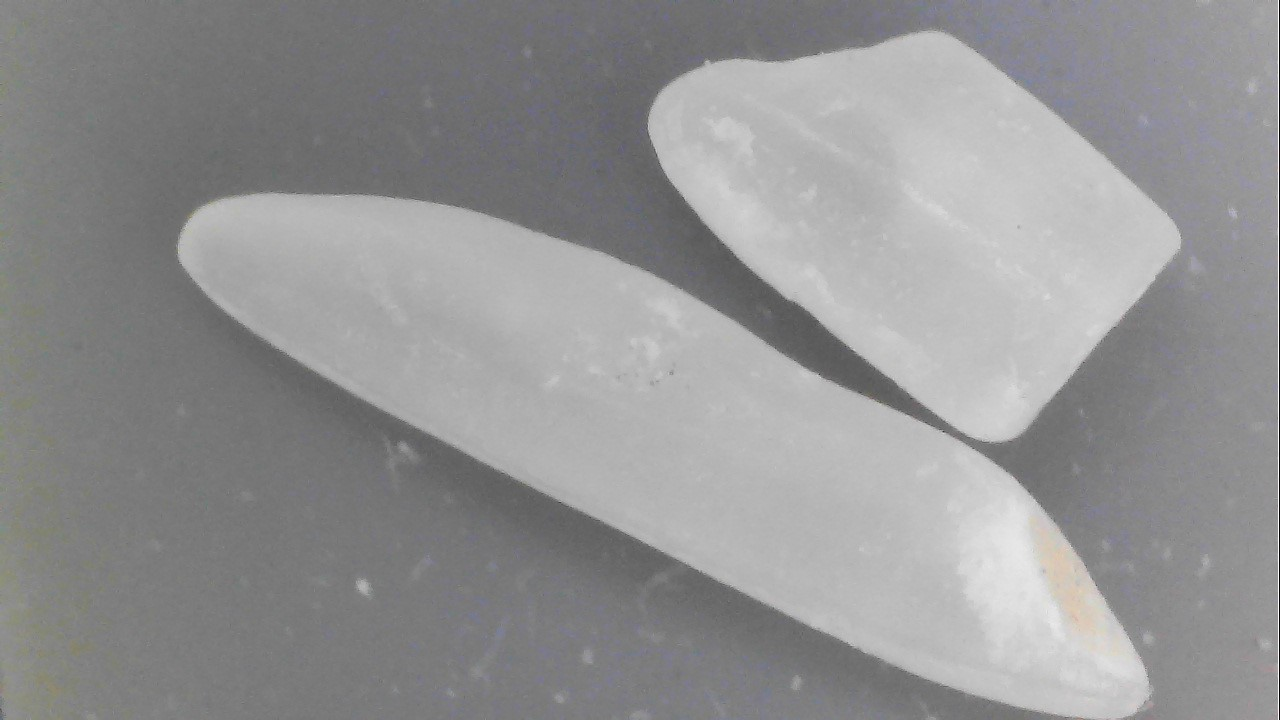
#> input picture rice/rice.jpg, 1280 x 720 px
$ python rice_detect.py   (older library calls are emulated)
#> lines starting #> are read from the running program, lines starting #| are printed output that depends on the picture; after the words box and inside, x2 and y2 are one past the last pixel; in counts of white or black regions, pixels touching at a corner belong together
#> in detect_rice, im is the input picture: shape (720, 1280, 3); mean B, G, R 147.3, 146.8, 146.8
import time

import cv2
import numpy as np
import matplotlib.pyplot as plt

'''
使用findContours方法查找对象轮廓
'''
def detect_objects(im):
    gray = cv2.cvtColor(im,cv2.COLOR_BGR2GRAY)
    gray = cv2.GaussianBlur(gray,(5,5),0) #通过高斯滤镜过滤高频噪音
    thresh = cv2.adaptiveThreshold(gray, 255, cv2.ADAPTIVE_THRESH_MEAN_C, cv2.THRESH_BINARY, 11, 2) #查找阈值
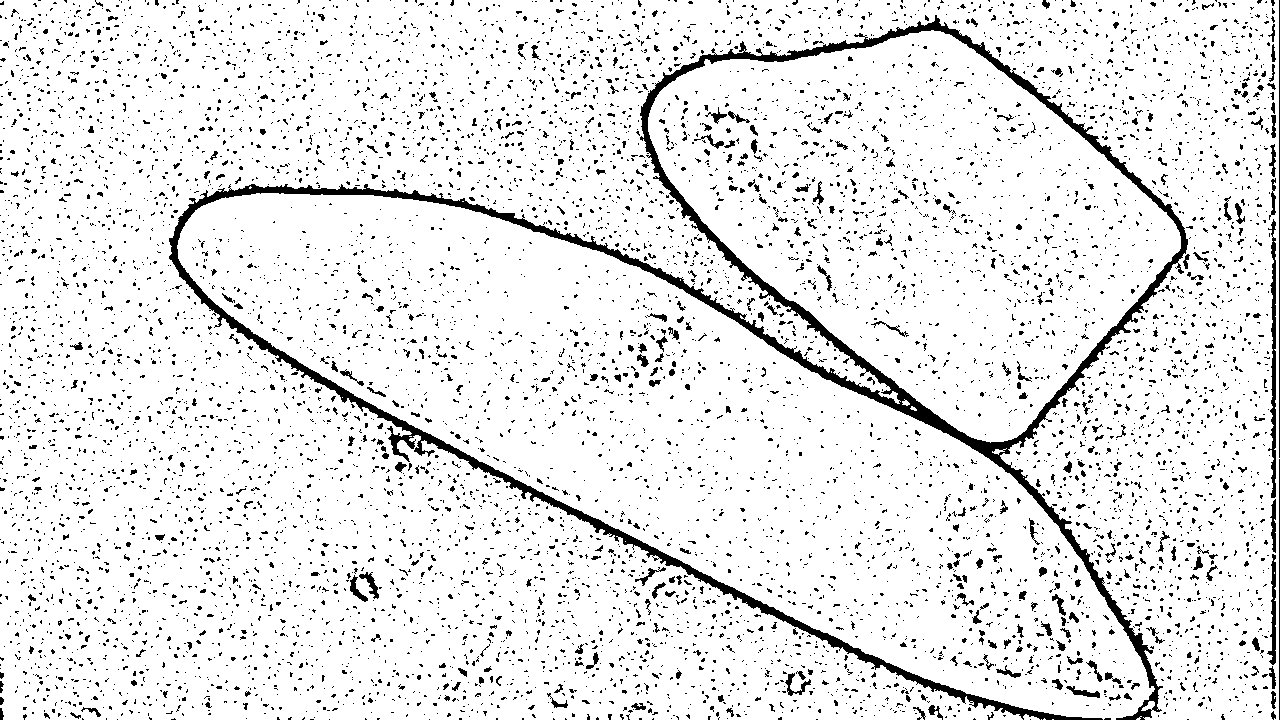
#> thresh: shape (720, 1280); 91% white; 7672 black regions (7252 under 20 px)
    #im1, contours, hierarchy = cv2.findContours(thresh, cv2.RETR_TREE, cv2.CHAIN_APPROX_SIMPLE) #查找轮廓
    contours, hierarchy = cv2.findContours(thresh, cv2.RETR_TREE, cv2.CHAIN_APPROX_SIMPLE)  # 查找轮廓
#> contours = 8942 contours, 8053 with area under 20; largest, box (x1, y1, x2, y2) and area: (0, 0, 1280, 720) 544890, (177, 193, 1155, 720) 210394, (648, 30, 1181, 443) 130391, (1267, 236, 1277, 499) 1280, (1266, 553, 1277, 666) 572

    #注释第12行，对比找到的轮廓树，会发现高斯滤镜滤掉了许多噪音，提升了效率
    print('查找到',len(contours),'个轮廓')
#| 查找到 8942 个轮廓
    objects = []
    painted = []

    # 寻找物体的凸包并绘制凸包的轮廓
    for i in range(len(contours)):
        cur_index = len(contours) -1 - i #从最里层的轮廓开始绘制
        cnt = contours[cur_index]
        hull = cv2.convexHull(cnt) #查找轮廓的凸包多边形
        length = len(hull)
        # 过滤凸包点数小于20的轮廓，进一步去除噪音
        if length > 20:
            if cur_index in painted:
                continue
            painted.append(hierarchy[0][cur_index][3]) #把当前绘制的轮廓上级轮廓放入已绘制列表，避免重复绘制
            rect = cv2.minAreaRect(hull) #最小外界矩形，用于求计算位置和长宽
            box = np.int0(cv2.boxPoints(rect)) #外界矩形的坐标点
            painted.append(cur_index)
            objects.append({
                'box':box,
                'rect':rect,
                'hull':hull
            })
#> this loop made 8942 passes
#> (cur_index, length) on passes 1, 3, 4: (8941, 6), (8939, 6), (8938, 6)
#> after the loop, objects = 2 items; painted = [-1, 1606, -1, 15]

    return objects


#检测大米轮廓，测量尺寸
def detect_rice():
    im = cv2.imread('rice/rice.jpg', cv2.IMREAD_COLOR)
    objs = detect_objects(im)
#> objs = 2 items
    for obj in objs:

        #绘制目标最小外界矩形
        cv2.drawContours(im, [obj.get('box')], 0, (0,255,0), 3)

        #绘制目标长度和宽度数据
        rect = obj.get('rect')
        w,h = rect[1]
        w = int(w)
        h = int(h)
        x,y = rect[0]
        x = int(x)
        y = int(y)
        cv2.putText(im,'width:%d,height:%d'%(w,h),(x+50,y),cv2.FONT_HERSHEY_DUPLEX,0.8,(255,0,255),1)

        #在目标凸包轮廓上绘制半透明的蓝色
        im_hull = np.zeros((im.shape),dtype=np.uint8)
        cv2.fillConvexPoly(im_hull,obj.get('hull'),(255,0,0,127))
        im = cv2.addWeighted(im,1,im_hull,0.5,0)
#> this loop made 2 passes
#> (rect, w, h, x, y) on passes 1 to 2: (((902.5, 191.3), (314.1, 503), -50.83), 314, 503, 902, 191), (((684.2, 426.8), (245.2, 1075.1), -63.34), 245, 1075, 684, 426)
#> pass 1, in detect_rice, `im = cv2.addWeighted(im,1,im_hull,0.5,0)`:
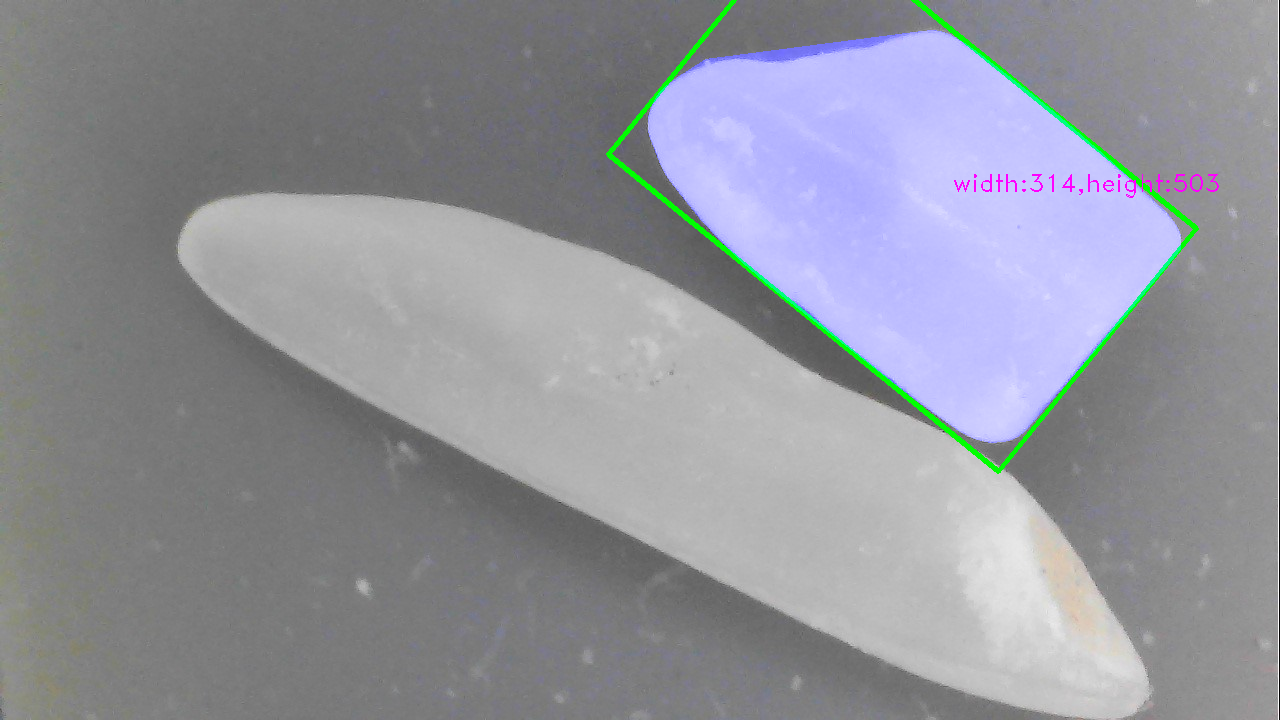
#> im: shape (720, 1280, 3); mean B, G, R 155.8, 147.5, 146
#> pass 2, in detect_rice, `im = cv2.addWeighted(im,1,im_hull,0.5,0)`:
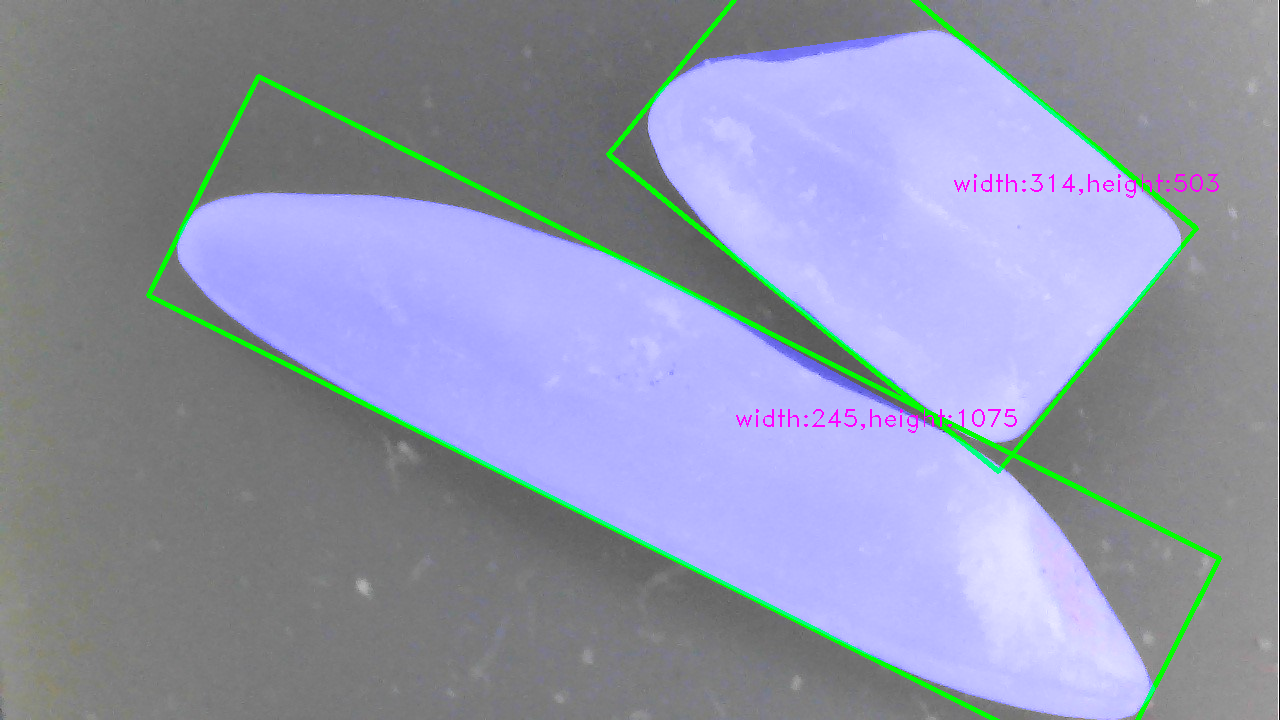
#> im: shape (720, 1280, 3); mean B, G, R 171.2, 149, 144.5
#> after the loop:
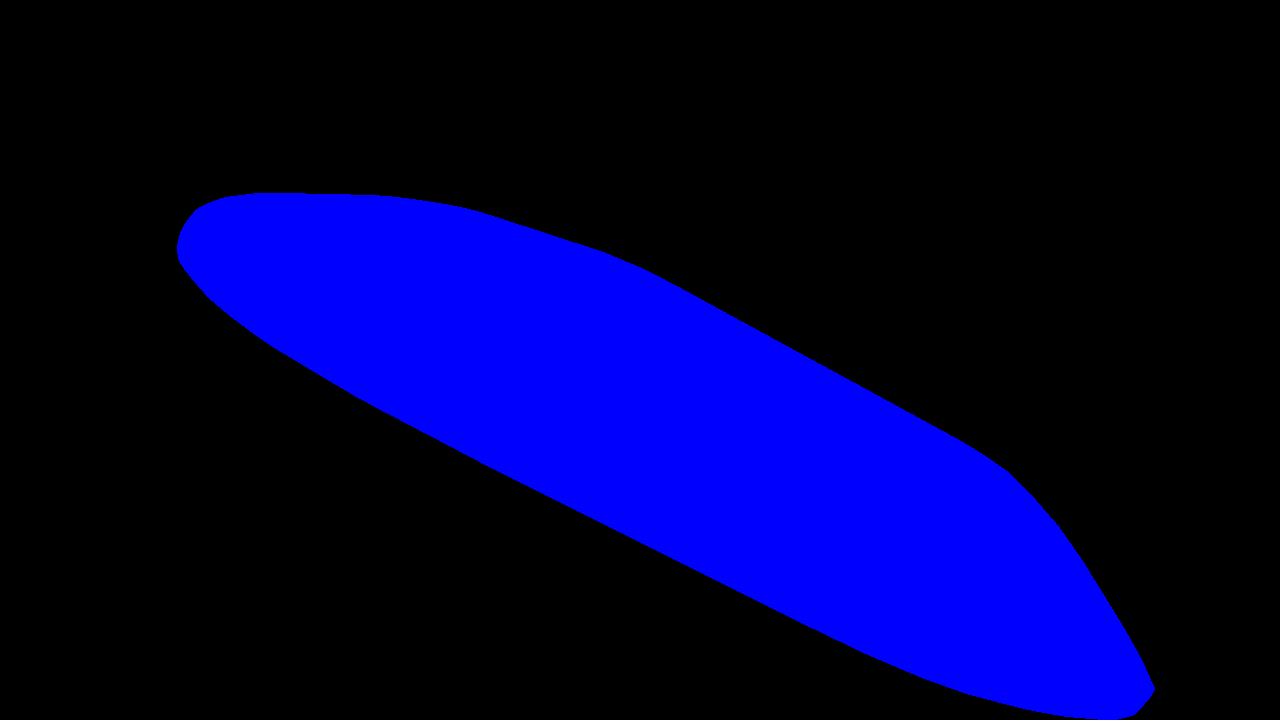
#> im_hull: shape (720, 1280, 3); mean B, G, R 59.4, 0, 0

    cv2.imshow('image',im)
    cv2.waitKey(0)


'''
trackbar值变动回调函数
'''
def on_threshold_change(param):
    pass

'''
通过设定灰度阈值方式检测白点
'''
# [14 lines left out: function detect_white_spot, not called in this run]

def on_color_change(param):
    pass


'''
通过设置HSV颜色参数选取指定的颜色
HSV颜色相关知识请参考：https://www.cnblogs.com/wangyblzu/p/5710715.html
'''
# [28 lines left out: function detect_yellow_spot, not called in this run]

'''
通过梯度方式检测米粒内部断层
本例采用Scharr算子
关于Sobel和Scharr算子，请参阅：https://www.cnblogs.com/yibeimingyue/p/10878514.html
'''
# [20 lines left out: function detect_fracture, not called in this run]

detect_rice()
#detect_yellow_spot()
#detect_white_spot()
#detect_fracture()


cv2.destroyAllWindows()
